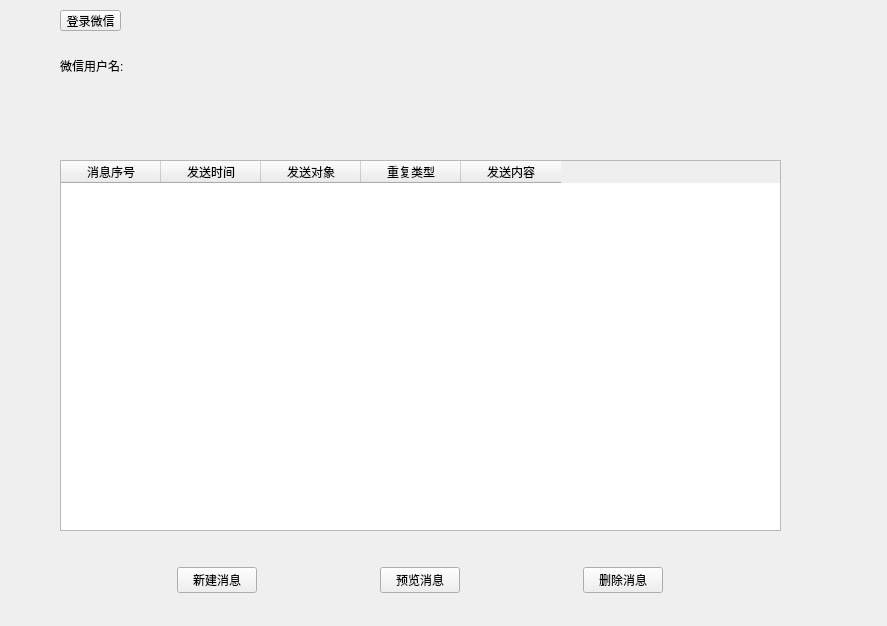
<?xml version="1.0" encoding="UTF-8"?>
<ui version="4.0">
 <class>mainform</class>
 <widget class="QWidget" name="mainform">
  <property name="geometry">
   <rect>
    <x>0</x>
    <y>0</y>
    <width>887</width>
    <height>626</height>
   </rect>
  </property>
  <property name="windowTitle">
   <string>微信伴侣</string>
  </property>
  <property name="autoFillBackground">
   <bool>false</bool>
  </property>
  <widget class="QWidget" name="horizontalLayoutWidget">
   <property name="geometry">
    <rect>
     <x>60</x>
     <y>540</y>
     <width>721</width>
     <height>80</height>
    </rect>
   </property>
   <layout class="QHBoxLayout" name="horizontalLayout">
    <item>
     <widget class="QPushButton" name="pushButton_NewMessage">
      <property name="sizePolicy">
       <sizepolicy hsizetype="Fixed" vsizetype="Fixed">
        <horstretch>0</horstretch>
        <verstretch>0</verstretch>
       </sizepolicy>
      </property>
      <property name="text">
       <string>新建消息</string>
      </property>
     </widget>
    </item>
    <item>
     <widget class="QPushButton" name="pushButton">
      <property name="sizePolicy">
       <sizepolicy hsizetype="Fixed" vsizetype="Fixed">
        <horstretch>0</horstretch>
        <verstretch>0</verstretch>
       </sizepolicy>
      </property>
      <property name="text">
       <string>预览消息</string>
      </property>
     </widget>
    </item>
    <item>
     <widget class="QPushButton" name="pushButton_DeleteMessage">
      <property name="sizePolicy">
       <sizepolicy hsizetype="Fixed" vsizetype="Fixed">
        <horstretch>0</horstretch>
        <verstretch>0</verstretch>
       </sizepolicy>
      </property>
      <property name="text">
       <string>删除消息</string>
      </property>
     </widget>
    </item>
   </layout>
  </widget>
  <widget class="QPushButton" name="pushButton_LoginWechat">
   <property name="geometry">
    <rect>
     <x>60</x>
     <y>10</y>
     <width>61</width>
     <height>21</height>
    </rect>
   </property>
   <property name="text">
    <string>登录微信</string>
   </property>
  </widget>
  <widget class="QLabel" name="label_2">
   <property name="geometry">
    <rect>
     <x>60</x>
     <y>50</y>
     <width>76</width>
     <height>31</height>
    </rect>
   </property>
   <property name="text">
    <string>微信用户名:</string>
   </property>
  </widget>
  <widget class="QLabel" name="label_username">
   <property name="geometry">
    <rect>
     <x>140</x>
     <y>51</y>
     <width>211</width>
     <height>31</height>
    </rect>
   </property>
   <property name="text">
    <string/>
   </property>
  </widget>
  <widget class="QTableWidget" name="tableWidget_MSG">
   <property name="geometry">
    <rect>
     <x>60</x>
     <y>160</y>
     <width>721</width>
     <height>371</height>
    </rect>
   </property>
   <property name="editTriggers">
    <set>QAbstractItemView::NoEditTriggers</set>
   </property>
   <property name="showGrid">
    <bool>false</bool>
   </property>
   <property name="rowCount">
    <number>0</number>
   </property>
   <attribute name="verticalHeaderVisible">
    <bool>false</bool>
   </attribute>
   <attribute name="verticalHeaderHighlightSections">
    <bool>true</bool>
   </attribute>
   <column>
    <property name="text">
     <string>消息序号</string>
    </property>
    <property name="textAlignment">
     <set>AlignCenter</set>
    </property>
   </column>
   <column>
    <property name="text">
     <string>发送时间</string>
    </property>
    <property name="textAlignment">
     <set>AlignCenter</set>
    </property>
   </column>
   <column>
    <property name="text">
     <string>发送对象</string>
    </property>
    <property name="textAlignment">
     <set>AlignCenter</set>
    </property>
   </column>
   <column>
    <property name="text">
     <string>重复类型</string>
    </property>
    <property name="textAlignment">
     <set>AlignCenter</set>
    </property>
   </column>
   <column>
    <property name="text">
     <string>发送内容</string>
    </property>
    <property name="textAlignment">
     <set>AlignCenter</set>
    </property>
   </column>
  </widget>
 </widget>
 <resources/>
 <connections/>
</ui>
